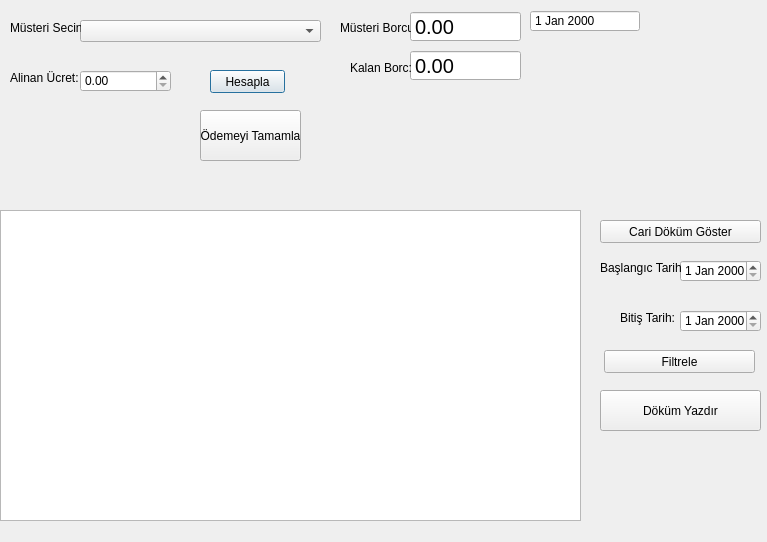
<?xml version="1.0" encoding="UTF-8"?>
<ui version="4.0">
 <class>odemeislemleri</class>
 <widget class="QDialog" name="odemeislemleri">
  <property name="geometry">
   <rect>
    <x>0</x>
    <y>0</y>
    <width>767</width>
    <height>542</height>
   </rect>
  </property>
  <property name="windowTitle">
   <string>Dialog</string>
  </property>
  <widget class="QComboBox" name="mAdCmb">
   <property name="geometry">
    <rect>
     <x>80</x>
     <y>20</y>
     <width>241</width>
     <height>22</height>
    </rect>
   </property>
  </widget>
  <widget class="QLabel" name="label">
   <property name="geometry">
    <rect>
     <x>10</x>
     <y>20</y>
     <width>71</width>
     <height>16</height>
    </rect>
   </property>
   <property name="text">
    <string>Müsteri Secin:</string>
   </property>
  </widget>
  <widget class="QDoubleSpinBox" name="mBorcDsb">
   <property name="geometry">
    <rect>
     <x>410</x>
     <y>11</y>
     <width>111</width>
     <height>31</height>
    </rect>
   </property>
   <property name="font">
    <font>
     <pointsize>15</pointsize>
    </font>
   </property>
   <property name="readOnly">
    <bool>true</bool>
   </property>
   <property name="buttonSymbols">
    <enum>QAbstractSpinBox::NoButtons</enum>
   </property>
   <property name="minimum">
    <double>-99999.990000000005239</double>
   </property>
   <property name="maximum">
    <double>99999.990000000005239</double>
   </property>
  </widget>
  <widget class="QDateEdit" name="dateEdit">
   <property name="geometry">
    <rect>
     <x>530</x>
     <y>10</y>
     <width>110</width>
     <height>22</height>
    </rect>
   </property>
   <property name="readOnly">
    <bool>true</bool>
   </property>
   <property name="buttonSymbols">
    <enum>QAbstractSpinBox::NoButtons</enum>
   </property>
  </widget>
  <widget class="QLabel" name="label_8">
   <property name="geometry">
    <rect>
     <x>340</x>
     <y>20</y>
     <width>71</width>
     <height>16</height>
    </rect>
   </property>
   <property name="text">
    <string>Müsteri Borcu:</string>
   </property>
  </widget>
  <widget class="QTableWidget" name="cariTablo">
   <property name="geometry">
    <rect>
     <x>0</x>
     <y>210</y>
     <width>581</width>
     <height>311</height>
    </rect>
   </property>
  </widget>
  <widget class="QLabel" name="label_2">
   <property name="geometry">
    <rect>
     <x>10</x>
     <y>70</y>
     <width>71</width>
     <height>16</height>
    </rect>
   </property>
   <property name="text">
    <string>Alinan Ücret:</string>
   </property>
  </widget>
  <widget class="QDoubleSpinBox" name="alinanUcDsb">
   <property name="geometry">
    <rect>
     <x>80</x>
     <y>70</y>
     <width>91</width>
     <height>22</height>
    </rect>
   </property>
   <property name="maximum">
    <double>99999.990000000005239</double>
   </property>
  </widget>
  <widget class="QDoubleSpinBox" name="doubleSpinBox">
   <property name="geometry">
    <rect>
     <x>410</x>
     <y>50</y>
     <width>111</width>
     <height>31</height>
    </rect>
   </property>
   <property name="font">
    <font>
     <pointsize>15</pointsize>
    </font>
   </property>
   <property name="readOnly">
    <bool>true</bool>
   </property>
   <property name="buttonSymbols">
    <enum>QAbstractSpinBox::NoButtons</enum>
   </property>
   <property name="minimum">
    <double>-99999.990000000005239</double>
   </property>
   <property name="maximum">
    <double>99999.990000000005239</double>
   </property>
  </widget>
  <widget class="QLabel" name="label_3">
   <property name="geometry">
    <rect>
     <x>350</x>
     <y>60</y>
     <width>61</width>
     <height>16</height>
    </rect>
   </property>
   <property name="text">
    <string>Kalan Borc:</string>
   </property>
  </widget>
  <widget class="QPushButton" name="pushButton">
   <property name="geometry">
    <rect>
     <x>210</x>
     <y>70</y>
     <width>75</width>
     <height>23</height>
    </rect>
   </property>
   <property name="text">
    <string>Hesapla</string>
   </property>
  </widget>
  <widget class="QPushButton" name="pushButton_2">
   <property name="geometry">
    <rect>
     <x>200</x>
     <y>110</y>
     <width>101</width>
     <height>51</height>
    </rect>
   </property>
   <property name="text">
    <string>Ödemeyi Tamamla</string>
   </property>
  </widget>
  <widget class="QDateEdit" name="basTarih">
   <property name="geometry">
    <rect>
     <x>680</x>
     <y>260</y>
     <width>81</width>
     <height>22</height>
    </rect>
   </property>
  </widget>
  <widget class="QDateEdit" name="bitTar">
   <property name="geometry">
    <rect>
     <x>680</x>
     <y>310</y>
     <width>81</width>
     <height>22</height>
    </rect>
   </property>
  </widget>
  <widget class="QLabel" name="label_4">
   <property name="geometry">
    <rect>
     <x>600</x>
     <y>260</y>
     <width>81</width>
     <height>16</height>
    </rect>
   </property>
   <property name="text">
    <string>Başlangıc Tarih:</string>
   </property>
  </widget>
  <widget class="QLabel" name="label_5">
   <property name="geometry">
    <rect>
     <x>620</x>
     <y>310</y>
     <width>81</width>
     <height>16</height>
    </rect>
   </property>
   <property name="text">
    <string>Bitiş Tarih:</string>
   </property>
  </widget>
  <widget class="QPushButton" name="pushButton_3">
   <property name="geometry">
    <rect>
     <x>604</x>
     <y>350</y>
     <width>151</width>
     <height>23</height>
    </rect>
   </property>
   <property name="text">
    <string>Filtrele</string>
   </property>
  </widget>
  <widget class="QPushButton" name="pushButton_4">
   <property name="geometry">
    <rect>
     <x>600</x>
     <y>390</y>
     <width>161</width>
     <height>41</height>
    </rect>
   </property>
   <property name="text">
    <string>Döküm Yazdır</string>
   </property>
  </widget>
  <widget class="QPushButton" name="pushButton_5">
   <property name="geometry">
    <rect>
     <x>600</x>
     <y>220</y>
     <width>161</width>
     <height>23</height>
    </rect>
   </property>
   <property name="text">
    <string>Cari Döküm Göster</string>
   </property>
  </widget>
 </widget>
 <resources/>
 <connections/>
</ui>
